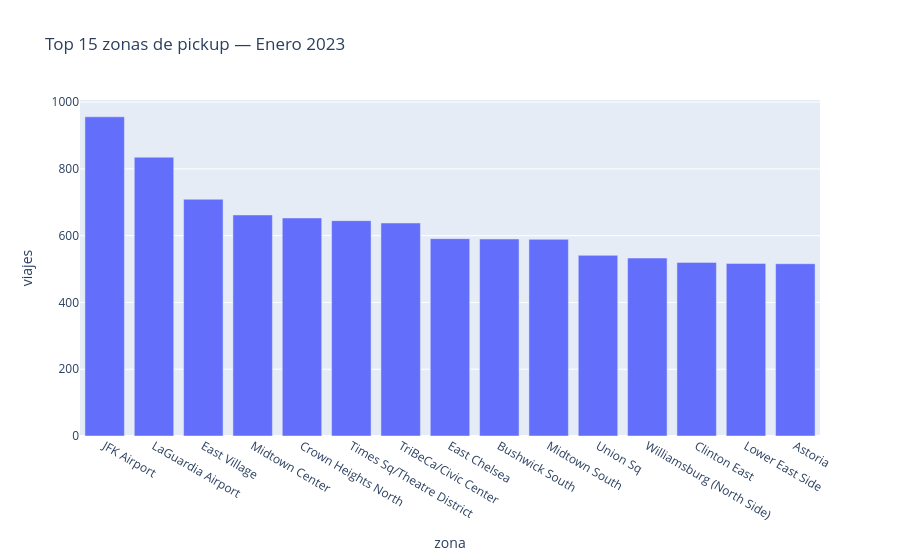

Source (notebook cell):
### Markdown cell above
## 7. Join con taxi zones

### Code cell
import boto3, io
s3    = boto3.client("s3")
zones = pd.read_csv(io.BytesIO(
    s3.get_object(Bucket="xideralaws-curso-christian-1",
                  Key="reference/taxi_zone_lookup.csv")["Body"].read()
))
df_z = df_sample.merge(
    zones.rename(columns={"LocationID": "PULocationID", "Zone": "pickup_zone"}),
    on="PULocationID", how="left"
)
top = df_z["pickup_zone"].value_counts().head(15).reset_index()
top.columns = ["zona", "viajes"]
px.bar(top, x="zona", y="viajes",
       title="Top 15 zonas de pickup — Enero 2023").show()

### Figure 1 — Plotly figure (JSON) as saved in the notebook; plotly's stock layout.template omitted (floating-point values rounded to 4 significant figures)
{"data": [{"hovertemplate": "zona=%{x}<br>viajes=%{y}<extra></extra>", "legendgroup": "", "marker": {"color": "#636efa", "pattern": {"shape": ""}}, "name": "", "orientation": "v", "showlegend": false, "textposition": "auto", "type": "bar", "x": ["JFK Airport", "LaGuardia Airport", "East Village", "Midtown Center", "Crown Heights North", "Times Sq/Theatre District", "TriBeCa/Civic Center", "East Chelsea", "Bushwick South", "Midtown South", "Union Sq", "Williamsburg (North Side)", "Clinton East", "Lower East Side", "Astoria"], "xaxis": "x", "y": [956, 835, 709, 662, 653, 645, 638, 591, 590, 589, 541, 533, 520, 517, 516], "yaxis": "y"}], "layout": {"barmode": "relative", "legend": {"tracegroupgap": 0}, "title": {"text": "Top 15 zonas de pickup — Enero 2023"}, "xaxis": {"anchor": "y", "domain": [0, 1], "title": {"text": "zona"}}, "yaxis": {"anchor": "x", "domain": [0, 1], "title": {"text": "viajes"}}}}
